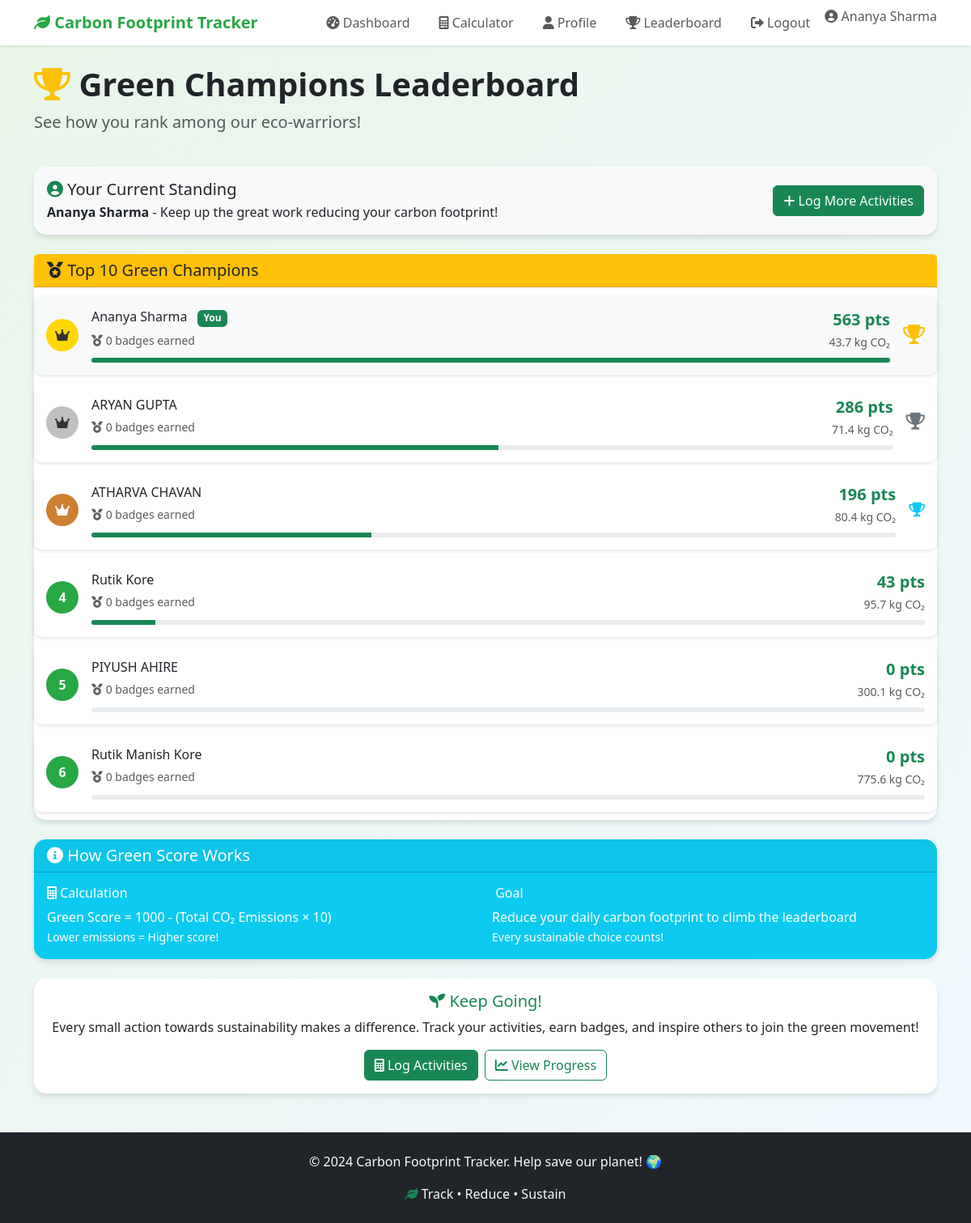
/leaderboard (signed in), run on the app's committed database.
### tables this page shows
CREATE TABLE users (
            id INTEGER PRIMARY KEY AUTOINCREMENT,
            name TEXT NOT NULL,
            email TEXT UNIQUE NOT NULL,
            password_hash TEXT NOT NULL,
            created_at TIMESTAMP DEFAULT CURRENT_TIMESTAMP
        );

### app.py (the view)
@app.route('/leaderboard')
@login_required
def leaderboard():
    conn = get_db_connection()
    leaderboard_data = conn.execute('''
        SELECT u.name,
               COALESCE(SUM(e.emission_value), 0) as total_emissions,
               MAX(1000 - COALESCE(SUM(e.emission_value), 0) * 10, 0) as green_score,
               COUNT(DISTINCT b.id) as badge_count
        FROM users u
        LEFT JOIN emissions e ON u.id = e.user_id
        LEFT JOIN badges b ON u.id = b.user_id
        GROUP BY u.id, u.name
        ORDER BY green_score DESC
        LIMIT 10
    ''').fetchall()
    conn.close()
    return render_template('leaderboard.html', leaderboard=leaderboard_data)

### app.py (called while the page is built)
def parse_created_at(value):
    if isinstance(value, datetime):
        return value
    if not value:
        return None
    for fmt in ('%Y-%m-%d %H:%M:%S', '%Y-%m-%d'):
        try:
            return datetime.strptime(str(value), fmt)
        except Exception:
            pass
    try:
        return datetime.fromisoformat(str(value))
    except Exception:
        return None

@login_manager.user_loader
def load_user(user_id):
    conn = get_db_connection()
    user = conn.execute('SELECT * FROM users WHERE id = ?', (user_id,)).fetchone()
    conn.close()
    if user:
        created_at = parse_created_at(user['created_at'])
        return User(user['id'], user['name'], user['email'], user['password_hash'], created_at)
    return None

def get_db_connection():
    conn = sqlite3.connect(app.config['DATABASE'])
    conn.row_factory = sqlite3.Row
    return conn

### templates/leaderboard.html (shortened to what this page needs)
{% extends "base.html" %}
{% block content %}
<div class="row mb-4">
    <div class="col-12">
        <h1 class="display-6 fw-bold">
            <i class="fas fa-trophy text-warning"></i>
            Green Champions Leaderboard
        </h1>
        <p class="lead text-muted">See how you rank among our eco-warriors!</p>
    </div>
</div>
<div class="row mb-4">
    <div class="col-12">
        <div class="card bg-light border-success">
            <div class="card-body">
                <div class="row align-items-center">
                    <div class="col-md-8">
                        <h5 class="card-title mb-1">
                            <i class="fas fa-user-circle text-success"></i>
                            Your Current Standing
                        </h5>
                        <p class="card-text">
                            <strong>{{ current_user.name }}</strong> - Keep up the great work reducing your carbon footprint!
                        </p>
                    </div>
                    <div class="col-md-4 text-end">
                        <a href="{{ url_for('calculator') }}" class="btn btn-success">
                            <i class="fas fa-plus"></i> Log More Activities
                        </a>
                    </div>
                </div>
            </div>
        </div>
    </div>
</div>
<div class="row">
    <div class="col-12">
        <div class="card">
            <div class="card-header bg-warning text-dark">
                <h5 class="card-title mb-0">
                    <i class="fas fa-medal"></i> Top 10 Green Champions
                </h5>
            </div>
            <div class="card-body p-0">
                {% if leaderboard %}
                    {% for user in leaderboard %}
                    <div class="leaderboard-item d-flex align-items-center
                         {% if user.name == current_user.name %}border-success bg-light{% endif %}">
                        <div class="me-3">
                            <div class="rank-badge
                                {% if loop.index == 1 %}rank-1
                                {% elif loop.index == 2 %}rank-2
                                {% elif loop.index == 3 %}rank-3
                                {% else %}rank-other
                                {% endif %}">
                                {% if loop.index <= 3 %}
                                    <i class="fas fa-crown"></i>
                                {% else %}
                                    {{ loop.index }}
                                {% endif %}
                            </div>
                        </div>
                        <div class="flex-grow-1">
                            <div class="d-flex justify-content-between align-items-center">
                                <div>
                                    <h6 class="mb-1">
                                        {{ user.name }}
                                        {% if user.name == current_user.name %}
                                            <span class="badge bg-success ms-2">You</span>
                                        {% endif %}
                                    </h6>
                                    <small class="text-muted">
                                        <i class="fas fa-medal"></i> {{ user.badge_count }} badges earned
                                    </small>
                                </div>
                                <div class="text-end">
                                    <div class="fw-bold text-success fs-5">
                                        {{ user.green_score|int }} pts
                                    </div>
                                    <small class="text-muted">
                                        {{ "%.1f"|format(user.total_emissions) }} kg CO₂
                                    </small>
                                </div>
                            </div>
                            <div class="progress mt-2" style="height: 6px;">
                                <div class="progress-bar bg-success"
                                     style="width: {{ (user.green_score / leaderboard[0].green_score * 100) if leaderboard[0].green_score > 0 else 0 }}%">
                                </div>
                            </div>
                        </div>
                        {% if loop.index <= 3 %}
                        <div class="ms-3">
                            {% if loop.index == 1 %}
                                <i class="fas fa-trophy text-warning" style="font-size: 1.5rem;"></i>
                            {% elif loop.index == 2 %}
                                <i class="fas fa-trophy text-secondary" style="font-size: 1.3rem;"></i>
                            {% elif loop.index == 3 %}
                                <i class="fas fa-trophy text-info" style="font-size: 1.1rem;"></i>
                            {% endif %}
                        </div>
                        {% endif %}
                    </div>
                    {% endfor %}
                {% endif %}
            </div>
        </div>
    </div>
</div>
<div class="row mt-4">
    <div class="col-12">
        <div class="card bg-info text-white">
            <div class="card-header">
                <h5 class="card-title mb-0">
                    <i class="fas fa-info-circle"></i> How Green Score Works
                </h5>
            </div>
            <div class="card-body">
                <div class="row g-3">
                    <div class="col-md-6">
                        <h6><i class="fas fa-calculator"></i> Calculation</h6>
                        <p class="mb-0">Green Score = 1000 - (Total CO₂ Emissions × 10)</p>
                        <small>Lower emissions = Higher score!</small>
                    </div>
                    <div class="col-md-6">
                        <h6> Goal</h6>
                        <p class="mb-0">Reduce your daily carbon footprint to climb the leaderboard</p>
                        <small>Every sustainable choice counts!</small>
                    </div>
                </div>
            </div>
        </div>
    </div>
</div>
<div class="row mt-4">
    <div class="col-12">
        <div class="card border-success">
            <div class="card-body text-center">
                <h5 class="card-title text-success">
                    <i class="fas fa-seedling"></i> Keep Going!
                </h5>
                <p class="card-text">
                    Every small action towards sustainability makes a difference.
                    Track your activities, earn badges, and inspire others to join the green movement!
                </p>
                <div class="row g-2 justify-content-center">
                    <div class="col-auto">
                        <a href="{{ url_for('calculator') }}" class="btn btn-success">
                            <i class="fas fa-calculator"></i> Log Activities
                        </a>
                    </div>
                    <div class="col-auto">
                        <a href="{{ url_for('dashboard') }}" class="btn btn-outline-success">
                            <i class="fas fa-chart-line"></i> View Progress
                        </a>
                    </div>
                </div>
            </div>
        </div>
    </div>
</div>
{% endblock %}

### templates/base.html (shortened to what this page needs)
<!DOCTYPE html>
<html lang="en">
<head>
    <link href="https://cdn.jsdelivr.net/npm/bootstrap@5.3.0/dist/css/bootstrap.min.css" rel="stylesheet">
    <link href="https://cdnjs.cloudflare.com/ajax/libs/font-awesome/6.0.0/css/all.min.css" rel="stylesheet">
</head>
<body>
    <nav class="navbar navbar-expand-lg navbar-light bg-white shadow-sm">
        <div class="container">
            <a class="navbar-brand" href="{{ url_for('index') }}">
                <i class="fas fa-leaf"></i> Carbon Footprint Tracker
            </a>
            <div class="collapse navbar-collapse" id="navbarNav">
                <ul class="navbar-nav ms-auto">
                    {% if current_user.is_authenticated %}
                        <li class="nav-item">
                            <a class="nav-link" href="{{ url_for('dashboard') }}">
                                <i class="fas fa-tachometer-alt"></i> Dashboard
                            </a>
                        </li>
                        <li class="nav-item">
                            <a class="nav-link" href="{{ url_for('calculator') }}">
                                <i class="fas fa-calculator"></i> Calculator
                            </a>
                        </li>
                        <li class="nav-item">
                            <a class="nav-link" href="{{ url_for('profile') }}">
                                <i class="fas fa-user"></i> Profile
                            </a>
                        </li>
                        <li class="nav-item">
                            <a class="nav-link" href="{{ url_for('leaderboard') }}">
                                <i class="fas fa-trophy"></i> Leaderboard
                            </a>
                        </li>
                        <li class="nav-item">
                            <a class="nav-link" href="{{ url_for('logout') }}">
                                <i class="fas fa-sign-out-alt"></i> Logout
                            </a>
                        </li>
                        <li class="nav-item">
                            <span class="navbar-text">
                                <i class="fas fa-user-circle"></i> {{ current_user.name }}
                            </span>
                        </li>
                    {% endif %}
                </ul>
            </div>
        </div>
    </nav>
    <main>
        <div class="container mt-4">
            {% block content %}{% endblock %}
        </div>
    </main>
    <footer class="bg-dark text-light mt-5 py-4">
        <div class="container text-center">
            <p>&copy; 2024 Carbon Footprint Tracker. Help save our planet! 🌍</p>
            <p class="mb-0">
                <i class="fas fa-leaf text-success"></i>
                Track • Reduce • Sustain
            </p>
        </div>
    </footer>
</body>
</html>

### templates/base.html (style rules this page uses)
:root { --primary-green: #28a745; --secondary-green: #20c997; --dark-green: #155724; --light-green: #d4edda; }
body { background: linear-gradient(135deg, #e8f5e8 0%, #f0f9ff 100%); min-height: 100vh; }
.navbar-brand { font-weight: bold; color: var(--primary-green) !important; }
.card { border: none; box-shadow: 0 4px 6px rgba(0, 0, 0, 0.1); border-radius: 15px; }
.navbar-nav .nav-link { font-weight: 500; margin: 0 10px; }
.leaderboard-item { background: white; border-radius: 10px; padding: 15px; margin: 10px 0; box-shadow: 0 2px 4px rgba(0,0,0,0.1); transition: transform 0.2s; }
.rank-badge { width: 40px; height: 40px; border-radius: 50%; display: flex; align-items: center; justify-content: center; font-weight: bold; color: white; }
.rank-1 { background: #ffd700; color: #333; }
.rank-2 { background: #c0c0c0; color: #333; }
.rank-3 { background: #cd7f32; }
.rank-other { background: var(--primary-green); }

### data on the page
users: name "Ananya Sharma", shows "You", badge_count "0", green_score "563", total_emissions "43.7"
users: name "ARYAN GUPTA", badge_count "0", green_score "286", total_emissions "71.4"
users: name "ATHARVA CHAVAN", badge_count "0", green_score "196", total_emissions "80.4"
users: name "Rutik Kore", badge_count "0", green_score "43", total_emissions "95.7"
users: name "PIYUSH AHIRE", badge_count "0", green_score "0", total_emissions "300.1"
users: name "Rutik Manish Kore", badge_count "0", green_score "0", total_emissions "775.6"
